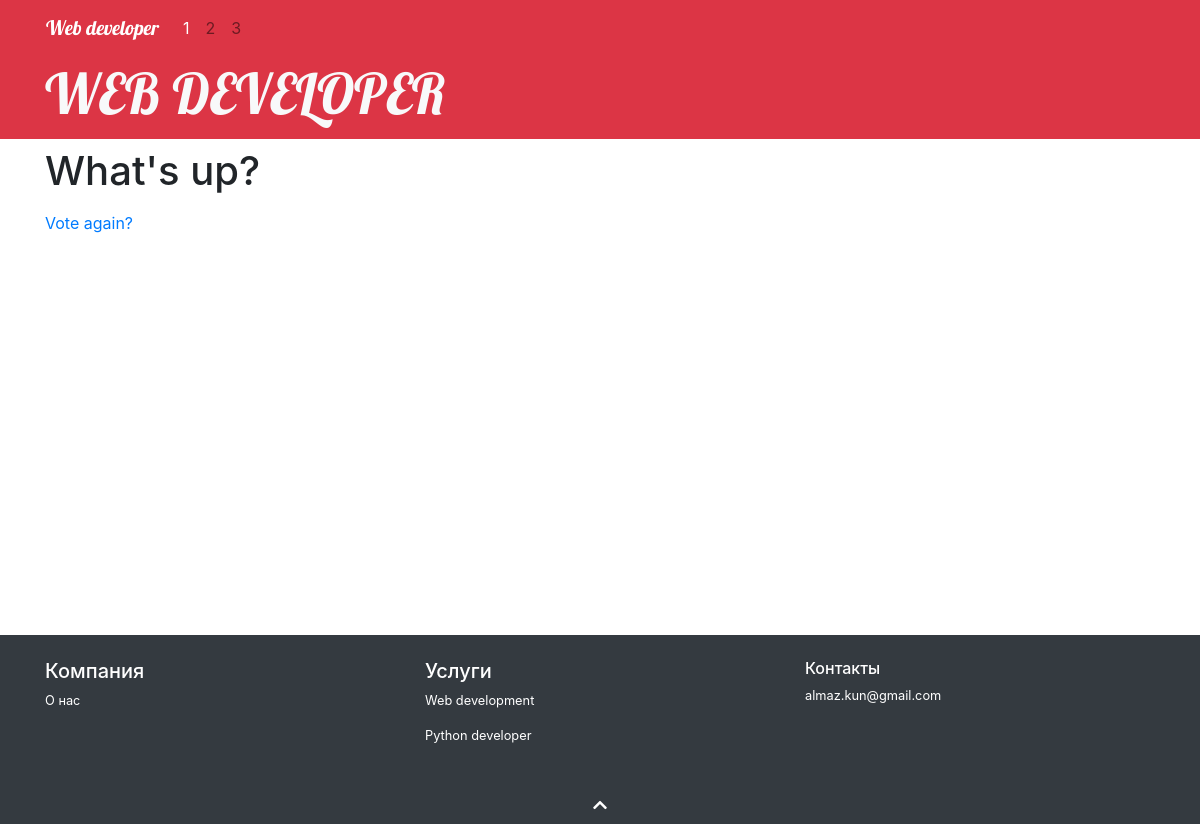
/polls/1/results/, run on an earlier commit of the app's database.
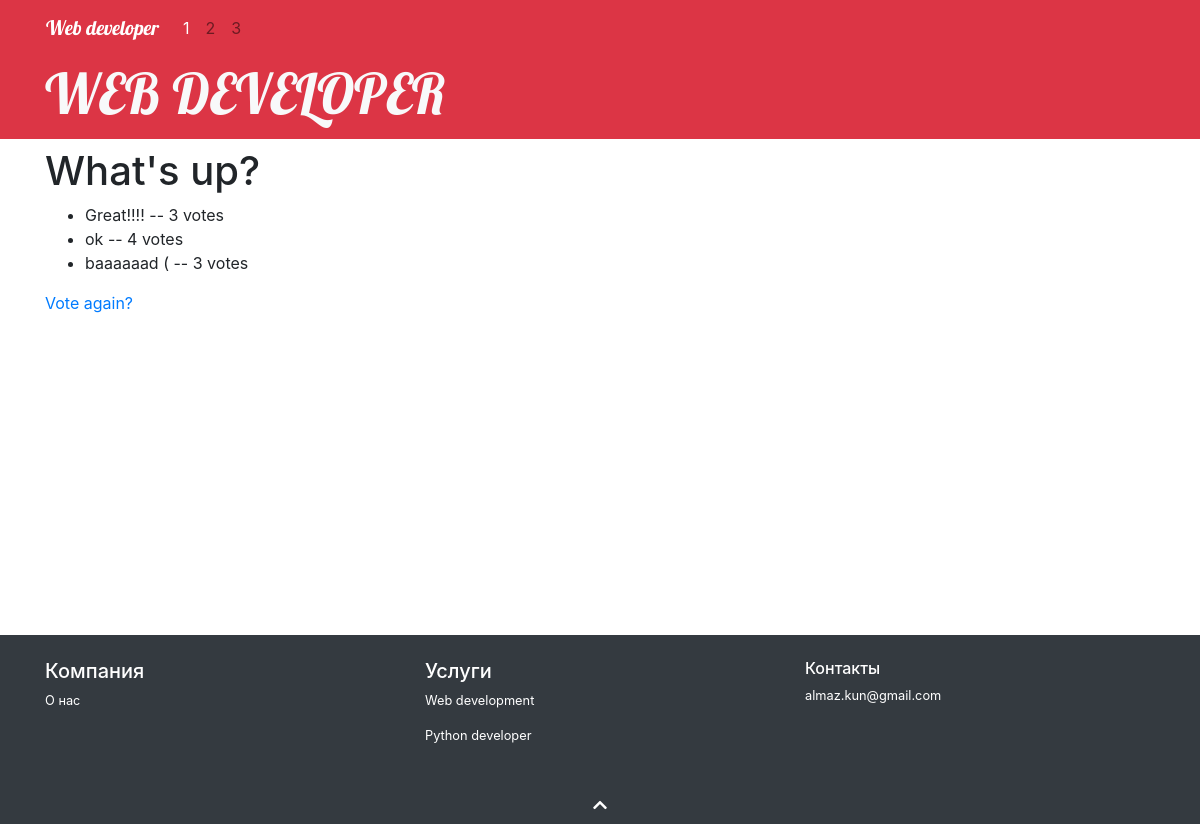
And on a later commit of the database.
### polls/models.py (models this page shows, shortened)
class Choice(models.Model):
    question = models.ForeignKey(Question, on_delete=models.CASCADE)
    choice_text = models.CharField(max_length=200)
    votes = models.IntegerField(default=0)

### polls/views.py (the view)
# urls.py: path('<int:pk>/results/', views.ResultsView.as_view(), name='results'),
class ResultsView(generic.DetailView):
    model = Question
    template_name = 'polls/results.html'

### polls/templates/polls/results.html
{% extends "polls/base_generic.html" %}
{% block content %}
<h1>{{ question.question_text }}</h1>
<ul>
{% for choice in question.choice_set.all %}
    <li>{{ choice.choice_text }} -- {{ choice.votes }} vote{{ choice.votes|pluralize }}</li>
{% endfor %}
</ul>
<a href="{% url 'polls:detail' question.id %}">Vote again?</a>
{% endblock %}

What changed in the data, as far as the page shows it:
added Choice: choice_text "Great!!!!", votes "3"
added Choice: choice_text "ok", votes "4"
added Choice: choice_text "baaaaaad (", votes "3"
